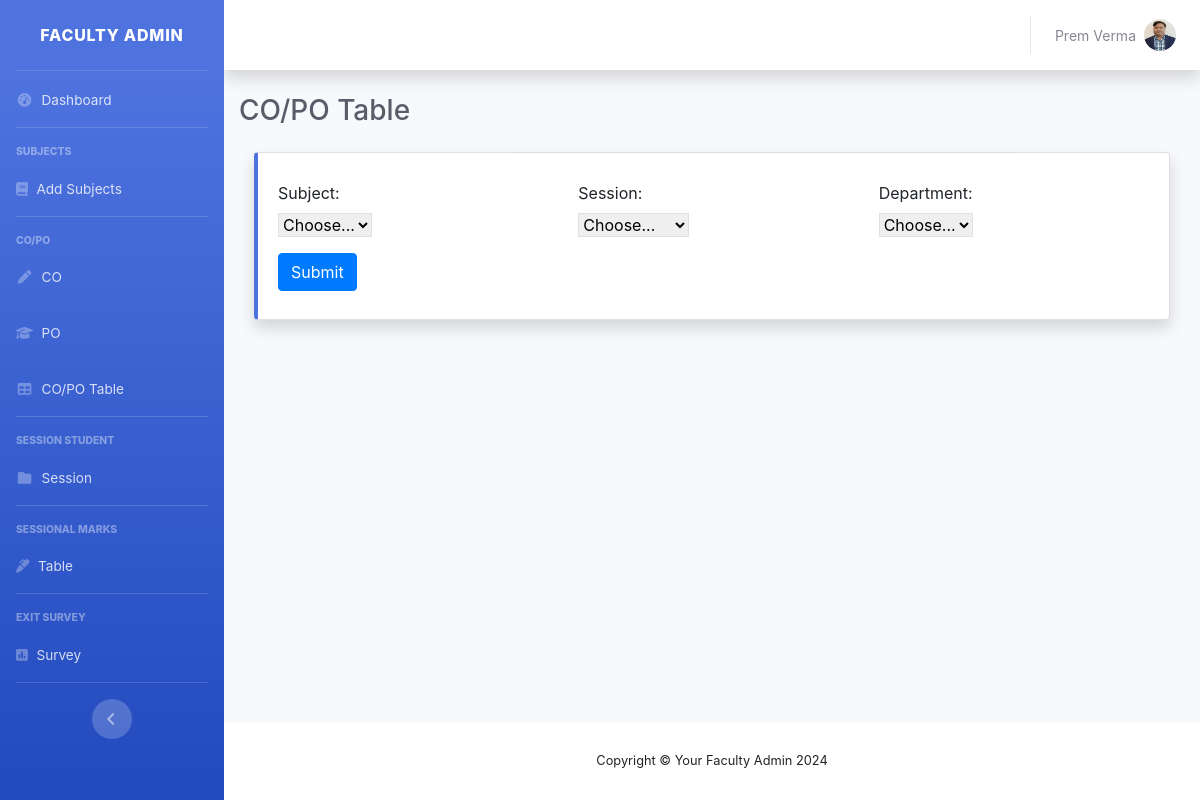
The page /co-po-table/ (signed in) on the database its author committed.
### core/models.py (models this page shows, shortened)
class CustomUser(AbstractUser):
    photo = models.ImageField(upload_to='faculty_profile')
    college = models.ForeignKey(College, on_delete=models.SET_NULL, null=True, blank=True)
    department = models.CharField(max_length=20, choices=department_choices, null=True, blank=True)
    contact_number = models.CharField(max_length=10, null=True, blank=True)
    subjects = models.ManyToManyField(Subject, blank=True)
    is_login_permitted = models.BooleanField(default=False)
    is_editing_table_permitted = models.BooleanField(default=False)
    is_sessional_table_editing_permitted = models.BooleanField(default=False)

### core/views.py (the view, shortened to what this page needs)
# urls.py: path('co-po-table/', views.co_po_table, name="co-po-table"),
@login_required(login_url='login')
def co_po_table(request):
    if request.method == "POST":
        subject_uuid = request.POST['subject_uuid']
        print(request.POST['session_uuid'])
        session_uuid = request.POST['session_uuid']
        selected_department = request.POST['selected_department']
        subject = Subject.objects.filter(uuid=subject_uuid).first()
        co_list = CourseOutcome.objects.filter(subject=subject)
        for co in co_list:
            for po in co.program_outcome_priority.keys():
                co.program_outcome_priority[po] = request.POST[f'CO{co.number}_{po}']
            for pso in co.program_specific_outcome_priority[selected_department].keys():
                co.program_specific_outcome_priority[selected_department][pso] = request.POST[f'CO{co.number}_{pso}']
            for peo in co.program_educational_objective_priority[selected_department].keys():
                co.program_educational_objective_priority[selected_department][peo] = request.POST[f'CO{co.number}_{peo}']
            co.save()
        messages.info(request, "Table Saved")
        return redirect(f'/co-po-table?subject_uuid={subject_uuid}&selected_department={selected_department}&session_uuid={session_uuid}')
    else:
        subjects = request.user.subjects.all()
        selected_subject = None
        session_list = SessionStudent.objects.filter(faculty=request.user)
        selected_session = None
        departments =  department_choices
        selected_department = request.GET.get('selected_department')
        selected_session_uuid = request.GET.get('session_uuid')
        selected_subject_uuid = request.GET.get('subject_uuid')
        co_po_header = []
        co_list = {}
        co_render_list = {}
        context = {
            'co_render_list': co_render_list,
            "co_po_header": co_po_header,
            "subjects": subjects,
            'departments': departments,
            'selected_subject' : selected_subject,
            'selected_department' : selected_department,
            'session_list': session_list,
            'selected_session': selected_session,
        }
        return render(request, 'co-po/co-po-table.html', context)

### core/templates/co-po/co-po-table.html (shortened to what this page needs)
{% extends 'base-dash.html' %}
{% load custom_tags %}
{% block content %}
        <div class="container-fluid">
            <h1 class="h3 mb-4 text-gray-800">CO/PO Table</h1>
            <div class="container col-md-12">
                <div class="row">
                    <div class="col-12 col-md-12 mb-4">
                        <div class="card border-left-primary shadow h-100 py-2">
                            <div class="card-body">
                                <form method="GET" class="row g-3">
                                    <div class="col-md-4">
                                      <label for="inputState" class="form-label">Subject:</label><br>
                                      <select data-live-search="true" id="inputState" name="subject_uuid" class="form-select js-select border mb-3" required>
                                        <option value="{% if selected_subject %}{{selected_subject.uuid}}{% endif %}" selected >
                                            {% if selected_subject %}{{selected_subject.code}}{% else %}Choose...{% endif %}</option>
                                      </select>
                                    </div>
                                    <div class="col-md-4">
                                        <label for="inputState" class="form-label">Session:</label><br>
                                        <select data-live-search="true" id="inputState" name="session_uuid" class="form-select js-select border mb-3" required>
                                          <option value="{% if selected_session %}{{selected_session.uuid}}{% endif %}" selected >
                                              {% if selected_session %}{{selected_session.session}}-{{selected_session.department}}{% else %}Choose...{% endif %}</option>
                                        </select>
                                      </div>
                                    <div class="col-md-4">
                                        <label for="inputState" class="form-label">Department:</label><br>
                                        <select data-live-search="true" id="inputState" name="selected_department" class="form-select js-select border mb-3" required>
                                          <option value="{% if selected_department %}{{selected_department}}{% endif %}" selected>
                                              {% if selected_department %}{{selected_department}}{% else %}Choose...{% endif %}</option>
                                        </select>
                                      </div>
                                    <div class="col-12">
                                      <button type="submit" class="btn btn-primary">Submit</button>
                                    </div>
                                  </form>
                            </div>
                        </div>
                    </div>
                </div>
            </div>
        </div>
{% endblock content %}

### core/templates/base-dash.html (shortened to what this page needs)
{% load static %}
{% load custom_tags %}
<!DOCTYPE html>
<html lang="en">
  <head>
    <link rel="stylesheet"
          href="https://cdnjs.cloudflare.com/ajax/libs/font-awesome/6.5.2/css/all.min.css"
 />
    <link href="{% static 'css/sb-admin-2.min.css' %}" rel="stylesheet" />
    <link rel="stylesheet"
          href="https://cdn.jsdelivr.net/npm/bootstrap@4.6.2/dist/css/bootstrap.min.css"
 />
  </head>
  <body id="page-top">
    <div id="wrapper">
      <ul class="navbar-nav bg-gradient-primary sidebar sidebar-dark accordion"
          id="accordionSidebar">
        <a class="sidebar-brand d-flex align-items-center justify-content-center"
           href="{% url 'dashboard' %}">
          <div class="sidebar-brand-text mx-3">Faculty Admin</div>
        </a>
        <hr class="sidebar-divider my-0" />
        <li class="nav-item">
          <a class="nav-link" href="{% url 'dashboard' %}">
            <i class="fas fa-fw fa-tachometer-alt"></i>
            <span>Dashboard</span></a>
        </li>
        <hr class="sidebar-divider" />
        <div class="sidebar-heading">Subjects</div>
        <li class="nav-item">
          <a class="nav-link" href="{% url 'add-subject' %}" aria-expanded="true">
            <i class="fa-solid fa-book"></i>
            <span>Add Subjects</span>
          </a>
        </li>
        <hr class="sidebar-divider" />
        <div class="sidebar-heading">CO/PO</div>
        <li class="nav-item">
          <a class="nav-link" href="{% url 'add-co' %}">
            <i class="fas fa-fw fa-pen"></i>
            <span>CO</span>
          </a>
        </li>
        <li class="nav-item">
          <a class="nav-link collapsed" href="{% url 'add-po' %}">
            <i class="fa-solid fa-graduation-cap"></i>
            <span>PO</span>
          </a>
        </li>
        <li class="nav-item">
          <a class="nav-link collapsed" href="{% url 'co-po-table' %}">
            <i class="fas fa-fw fa-table"></i>
            <span>CO/PO Table</span>
          </a>
        </li>
        <hr class="sidebar-divider" />
        <div class="sidebar-heading">Session Student</div>
        <li class="nav-item">
          <a class="nav-link" href="{% url 'session-list' %}">
            <i class="fas fa-fw fa-folder"></i>
            <span>Session</span>
          </a>
        </li>
        <hr class="sidebar-divider" />
        <div class="sidebar-heading">Sessional Marks</div>
        <li class="nav-item">
          <a class="nav-link" href="{% url 'sessional-table' %}">
            <i class="fa-solid fa-marker"></i>
            <span>Table</span>
          </a>
        </li>
        <hr class="sidebar-divider" />
        <div class="sidebar-heading">Exit Survey</div>
        <li class="nav-item">
          <a class="nav-link" href="{% url 'exit-survey' %}">
            <i class="fa-solid fa-square-poll-vertical"></i>
            <span>Survey</span>
          </a>
        </li>
        <hr class="sidebar-divider d-none d-md-block" />
        <div class="text-center d-none d-md-inline">
          <button class="rounded-circle border-0" id="sidebarToggle"></button>
        </div>
      </ul>
      <div id="content-wrapper" class="d-flex flex-column">
        <div id="content">
          <nav class="navbar navbar-expand navbar-light bg-white topbar mb-4 static-top shadow">
            <ul class="navbar-nav ml-auto">
              <li class="nav-item dropdown no-arrow">
                <a class="nav-link dropdown-toggle"
                   href="#"
                   id="userDropdown"
                   role="button"
                   data-toggle="dropdown"
                   aria-haspopup="true"
                   aria-expanded="false">
                  <span class="mr-2 d-none d-lg-inline text-gray-600 small">{{ request.user.first_name }}
                  {{ request.user.last_name }}</span>
                  <img class="img-profile rounded-circle" src="{{ request.user.photo.url }}" />
                </a>
              </li>
            </ul>
          </nav>
          {% block content %}
          {% endblock content %}
        </div>
        <footer class="sticky-footer bg-white">
          <div class="container my-auto">
            <div class="copyright text-center my-auto">
              <span>Copyright © Your Faculty Admin 2024</span>
            </div>
          </div>
        </footer>
      </div>
    </div>
    <link rel="stylesheet"
          href="https://cdn.jsdelivr.net/npm/bootstrap-select@1.13.14/dist/css/bootstrap-select.min.css" />
  </body>
</html>

### rows shown on the page
CustomUser: user.first_name "Prem", user.last_name "Verma", user.photo (picture)
